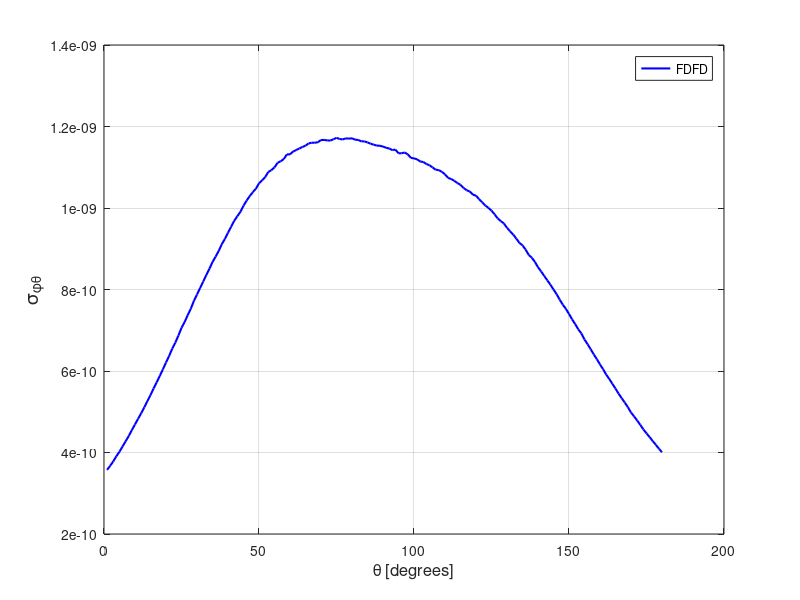

Recreate this plot in MATLAB.
spt = [ 
    1  0.35730033E-09
    2  0.36753009E-09
    3  0.37841413E-09
    4  0.39093856E-09
    5  0.40204376E-09
    6  0.41491632E-09
    7  0.42782233E-09
    8  0.44064982E-09
    9  0.45520646E-09
   10  0.46892945E-09
   11  0.48285292E-09
   12  0.49626853E-09
   13  0.51087379E-09
   14  0.52621218E-09
   15  0.54092192E-09
   16  0.55719440E-09
   17  0.57222682E-09
   18  0.58815136E-09
   19  0.60405997E-09
   20  0.62087663E-09
   21  0.63680239E-09
   22  0.65470157E-09
   23  0.66957839E-09
   24  0.68689437E-09
   25  0.70589301E-09
   26  0.72013484E-09
   27  0.73704792E-09
   28  0.75287065E-09
   29  0.77199819E-09
   30  0.78767226E-09
   31  0.80365425E-09
   32  0.81950235E-09
   33  0.83547463E-09
   34  0.85078655E-09
   35  0.86733914E-09
   36  0.88051322E-09
   37  0.89460611E-09
   38  0.91115177E-09
   39  0.92422942E-09
   40  0.93933461E-09
   41  0.95396591E-09
   42  0.96853259E-09
   43  0.97982411E-09
   44  0.99051911E-09
   45  0.10055068E-08
   46  0.10180349E-08
   47  0.10291004E-08
   48  0.10387626E-08
   49  0.10472627E-08
   50  0.10606180E-08
   51  0.10679766E-08
   52  0.10758036E-08
   53  0.10885388E-08
   54  0.10928952E-08
   55  0.10996392E-08
   56  0.11110113E-08
   57  0.11147538E-08
   58  0.11202116E-08
   59  0.11315964E-08
   60  0.11316145E-08
   61  0.11386271E-08
   62  0.11421829E-08
   63  0.11461282E-08
   64  0.11496561E-08
   65  0.11530024E-08
   66  0.11584491E-08
   67  0.11602397E-08
   68  0.11601501E-08
   69  0.11613898E-08
   70  0.11667690E-08
   71  0.11670909E-08
   72  0.11659225E-08
   73  0.11654602E-08
   74  0.11685973E-08
   75  0.11722059E-08
   76  0.11693183E-08
   77  0.11682737E-08
   78  0.11709260E-08
   79  0.11702033E-08
   80  0.11710667E-08
   81  0.11677462E-08
   82  0.11669431E-08
   83  0.11636759E-08
   84  0.11635096E-08
   85  0.11609799E-08
   86  0.11577783E-08
   87  0.11553616E-08
   88  0.11530792E-08
   89  0.11527475E-08
   90  0.11507080E-08
   91  0.11478283E-08
   92  0.11461090E-08
   93  0.11421106E-08
   94  0.11433954E-08
   95  0.11342429E-08
   96  0.11343950E-08
   97  0.11361867E-08
   98  0.11315743E-08
   99  0.11230283E-08
  100  0.11218253E-08
  101  0.11194539E-08
  102  0.11140362E-08
  103  0.11129387E-08
  104  0.11079763E-08
  105  0.11048960E-08
  106  0.10995926E-08
  107  0.10939979E-08
  108  0.10928851E-08
  109  0.10886735E-08
  110  0.10824991E-08
  111  0.10739252E-08
  112  0.10712080E-08
  113  0.10666863E-08
  114  0.10612803E-08
  115  0.10568567E-08
  116  0.10491696E-08
  117  0.10434823E-08
  118  0.10404412E-08
  119  0.10326341E-08
  120  0.10303058E-08
  121  0.10215887E-08
  122  0.10141210E-08
  123  0.10061746E-08
  124  0.10002899E-08
  125  0.99367758E-09
  126  0.98443143E-09
  127  0.97447983E-09
  128  0.96785169E-09
  129  0.96200514E-09
  130  0.95141850E-09
  131  0.94289643E-09
  132  0.93481389E-09
  133  0.92487279E-09
  134  0.91451502E-09
  135  0.90841279E-09
  136  0.89796859E-09
  137  0.88487551E-09
  138  0.87812629E-09
  139  0.86770768E-09
  140  0.85466767E-09
  141  0.84431478E-09
  142  0.83354562E-09
  143  0.82247997E-09
  144  0.81180840E-09
  145  0.80001239E-09
  146  0.78862378E-09
  147  0.77510898E-09
  148  0.76279105E-09
  149  0.75246004E-09
  150  0.73998424E-09
  151  0.72671091E-09
  152  0.71506434E-09
  153  0.70221551E-09
  154  0.69206363E-09
  155  0.67727202E-09
  156  0.66568073E-09
  157  0.65337924E-09
  158  0.64063377E-09
  159  0.62878369E-09
  160  0.61608874E-09
  161  0.60437194E-09
  162  0.59109306E-09
  163  0.58039668E-09
  164  0.56854321E-09
  165  0.55681387E-09
  166  0.54442167E-09
  167  0.53311100E-09
  168  0.52254906E-09
  169  0.51114035E-09
  170  0.49801774E-09
  171  0.48858773E-09
  172  0.47835108E-09
  173  0.46779669E-09
  174  0.45664292E-09
  175  0.44708226E-09
  176  0.43781648E-09
  177  0.42814019E-09
  178  0.41902828E-09
  179  0.40933804E-09
  180  0.40056283E-09
  181  0.39169212E-09
  182  0.38389555E-09
  183  0.37541528E-09
  184  0.36726655E-09
  185  0.35978054E-09
  186  0.35172501E-09
  187  0.34471551E-09
  188  0.33703029E-09
  189  0.33070122E-09
  190  0.32346356E-09
  191  0.31719469E-09
  192  0.31074218E-09
  193  0.30470368E-09
  194  0.29870703E-09
  195  0.29262873E-09
  196  0.28717900E-09
  197  0.28137231E-09
  198  0.27664371E-09
  199  0.27104810E-09
  200  0.26636232E-09
  201  0.26136318E-09
  202  0.25707392E-09
  203  0.25268312E-09
  204  0.24826924E-09
  205  0.24483574E-09
  206  0.24005115E-09
  207  0.23664218E-09
  208  0.23353280E-09
  209  0.22907418E-09
  210  0.22601698E-09
  211  0.22372706E-09
  212  0.22023877E-09
  213  0.21707497E-09
  214  0.21419432E-09
  215  0.21173131E-09
  216  0.20975259E-09
  217  0.20701445E-09
  218  0.20533407E-09
  219  0.20317827E-09
  220  0.20272162E-09
  221  0.19950475E-09
  222  0.19946049E-09
  223  0.19706968E-09
  224  0.19539935E-09
  225  0.19550983E-09
  226  0.19542541E-09
  227  0.19350853E-09
  228  0.19226079E-09
  229  0.19304376E-09
  230  0.19214051E-09
  231  0.19130368E-09
  232  0.19248785E-09
  233  0.19237809E-09
  234  0.19314356E-09
  235  0.19510130E-09
  236  0.19607567E-09
  237  0.19596320E-09
  238  0.19615583E-09
  239  0.19814698E-09
  240  0.19795378E-09
  241  0.19989924E-09
  242  0.20199152E-09
  243  0.20352489E-09
  244  0.20469401E-09
  245  0.20627156E-09
  246  0.20914653E-09
  247  0.21010252E-09
  248  0.21211738E-09
  249  0.21401565E-09
  250  0.21501156E-09
  251  0.21816822E-09
  252  0.21778161E-09
  253  0.22096963E-09
  254  0.22415647E-09
  255  0.22515423E-09
  256  0.22730025E-09
  257  0.23117465E-09
  258  0.22997966E-09
  259  0.23429708E-09
  260  0.23444471E-09
  261  0.23586996E-09
  262  0.23730390E-09
  263  0.23886937E-09
  264  0.23937799E-09
  265  0.24044194E-09
  266  0.24295702E-09
  267  0.24295363E-09
  268  0.24336017E-09
  269  0.24491065E-09
  270  0.24479038E-09
  271  0.24549116E-09
  272  0.24479874E-09
  273  0.24453503E-09
  274  0.24525357E-09
  275  0.24523014E-09
  276  0.24427385E-09
  277  0.24311794E-09
  278  0.24277688E-09
  279  0.24176175E-09
  280  0.24084446E-09
  281  0.24023453E-09
  282  0.24026570E-09
  283  0.23836549E-09
  284  0.23584668E-09
  285  0.23308919E-09
  286  0.23372465E-09
  287  0.22903156E-09
  288  0.22797575E-09
  289  0.22578407E-09
  290  0.22373692E-09
  291  0.22189305E-09
  292  0.22110182E-09
  293  0.21852170E-09
  294  0.21562722E-09
  295  0.21282848E-09
  296  0.21280851E-09
  297  0.20911414E-09
  298  0.20653418E-09
  299  0.20541623E-09
  300  0.20194621E-09
  301  0.20161808E-09
  302  0.19913225E-09
  303  0.19689118E-09
  304  0.19411402E-09
  305  0.19234497E-09
  306  0.19079045E-09
  307  0.18886988E-09
  308  0.18538031E-09
  309  0.18528527E-09
  310  0.18422952E-09
  311  0.18186250E-09
  312  0.18159095E-09
  313  0.17930313E-09
  314  0.17770056E-09
  315  0.17754613E-09
  316  0.17570261E-09
  317  0.17539507E-09
  318  0.17495667E-09
  319  0.17209144E-09
  320  0.17268237E-09
  321  0.17379562E-09
  322  0.17376460E-09
  323  0.17356301E-09
  324  0.17340795E-09
  325  0.17425765E-09
  326  0.17337318E-09
  327  0.17542501E-09
  328  0.17613176E-09
  329  0.17758500E-09
  330  0.17850135E-09
  331  0.18125092E-09
  332  0.18243736E-09
  333  0.18418986E-09
  334  0.18786571E-09
  335  0.18931536E-09
  336  0.19204409E-09
  337  0.19397077E-09
  338  0.19819378E-09
  339  0.20117696E-09
  340  0.20585249E-09
  341  0.20957241E-09
  342  0.21425167E-09
  343  0.21869233E-09
  344  0.22325373E-09
  345  0.22821936E-09
  346  0.23388610E-09
  347  0.23971550E-09
  348  0.24575103E-09
  349  0.25252903E-09
  350  0.25957034E-09
  351  0.26735841E-09
  352  0.27358846E-09
  353  0.28172525E-09
  354  0.28994240E-09
  355  0.29827824E-09
  356  0.30745423E-09
  357  0.31625824E-09
  358  0.32550765E-09
  359  0.33627343E-09
  360  0.34580888E-09
 ]; 
plot(spt(1:180,1),spt(1:180,2),'b-','linewidth',1.5 ); 
grid on 
legend('FDFD');
xlabel('\theta [degrees]','FontSize',12);
ylabel('\sigma_{\phi\theta}','FontSize',14);
